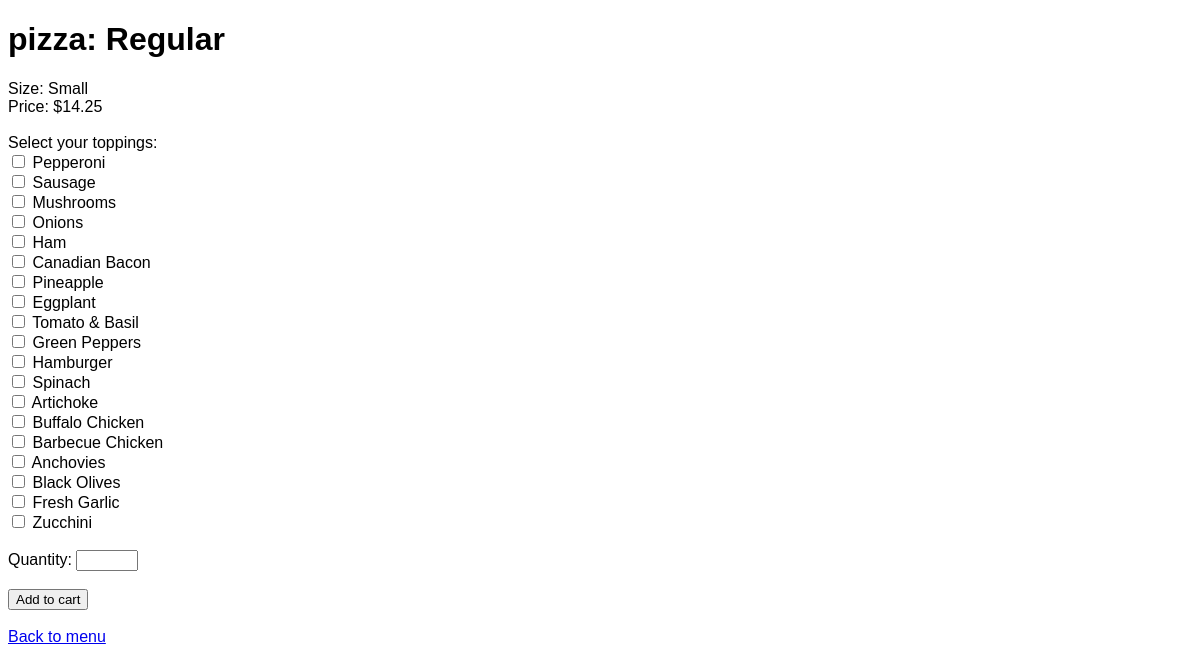
The page /orders/add_item/2/ on the database as committed earlier.
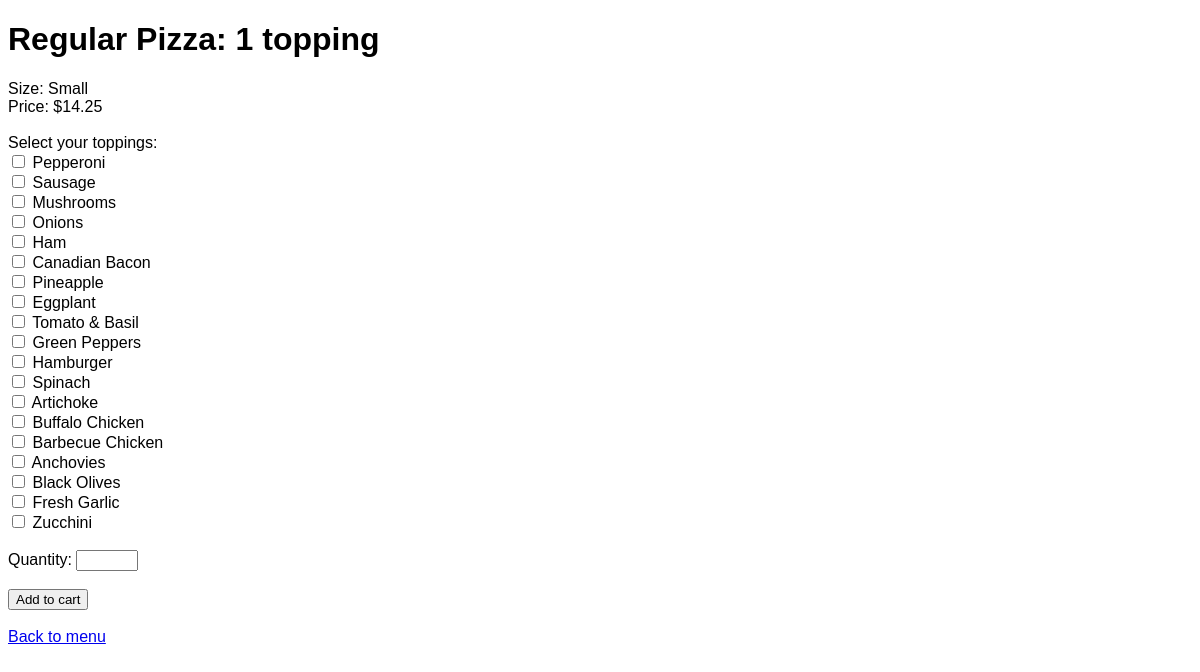
The same page on the database as committed later.
### orders/models.py (models this page shows, shortened)
class Item(models.Model):
    class MenuEnum(models.TextChoices):
        regular_pizza = 'Regular Pizza'
        sicilian_pizza = 'Sicilian Pizza'
        subs = 'Subs'
        pasta = 'Pasta'
        salads = 'Salads'
        dinner_platters = 'Dinner Platters'
    class SizeEnum(models.TextChoices):
        small = 'Small'
        large = 'Large'
    item_type = models.CharField(max_length=64)
    menu = models.CharField(
        max_length=64,
        choices = MenuEnum.choices
        )
    topping_type = models.ForeignKey(
        ToppingType,
        on_delete=models.CASCADE,
        null = True
        )
    size = models.CharField(
        max_length=64,
        choices = SizeEnum.choices
        )
    price = models.DecimalField(max_digits=8, decimal_places=2)

class ItemTypeTopping(models.Model):
    item_type = models.CharField(max_length=64)
    topping = models.ForeignKey(Topping, on_delete=models.CASCADE)
    price = models.DecimalField(max_digits=8, decimal_places=2)

class Topping(models.Model):
    topping = models.CharField(max_length=64, primary_key=True)
    def __str__(self):
        return f'{self.topping}'

class ToppingType(models.Model):
    class ToppingNumEnum(models.IntegerChoices):
        zero = 0
        one = 1
        two = 2
    topping_type = models.CharField(
        max_length=64,
        primary_key = True
        )
    topping_num = models.IntegerField(choices=ToppingNumEnum.choices)
    def __str__(self):
        return f'{self.topping_type}'

### orders/views.py (the view)
# urls.py: path('add_item/<int:item_id>/', views.add_item, name='add_item'),
def add_item(request, item_id):
    if request.method == "POST":
        data = request.POST
        item_id = data["item"]
        item = Item.objects.filter(id = item_id).first()
        topping_num = int(data["topping_num"])
        quantity = data["quantity"]
        if "topping" in data:
            topping_ids = request.POST.getlist("topping")
            if isinstance(topping_ids, str):
                topping_ids = [int(topping_ids)]
            else:
                topping_ids = list(map(int, topping_ids))
            toppings_are_valid = validate_toppings(topping_num, topping_ids)
        if toppings_are_valid:
            return HttpResponseRedirect(reverse("menu"))
        else:
            toppings_error = f'The maximum number of toppings permitted for this item is {topping_num}.'
            return render(request, "orders/add_item.html", {
            "item": item,
            "topping_choices": ItemTypeTopping.objects.filter(item_type = item.item_type),
            "topping_num": ToppingType.objects.filter(topping_type = item.topping_type).first().topping_num,
            "toppings_error": toppings_error,
            "quantity": quantity
    })
    else:
        item = Item.objects.filter(id = item_id).first()
        return render(request, "orders/add_item.html", {
            "item": item,
            "topping_choices": ItemTypeTopping.objects.filter(item_type = item.item_type),
            "topping_num": ToppingType.objects.filter(topping_type = item.topping_type).first().topping_num
    })

### orders/templates/orders/add_item.html (shortened to what this page needs)
{% extends "orders/base.html" %}
{% block body %}
{% if item.menu == "Regular Pizza" or item.menu == "Sicilian Pizza" %}
    <h1>{{ item.menu }}: {{ item.topping_type }}</h1>
{% else %}
    <h1>{{ item.menu }}: {{ item.item_type }}</h1>
{% endif %}
<text>Size: {{ item.size }}</text>
<br>
<text>Price: ${{ item.price }}</text>
<br>
<br>
{% if item.menu != "Salad" and item.menu != Pasta %}
<form action="{% url 'add_item' item.id %}" method="post">
    {% if topping_num > 0 %}
        <text>Select your toppings:</text>
        <br>
        {% for topping in topping_choices %}
            <input type="checkbox" id="" name="topping" value="{{ topping.id }}">
            <label for="{{ topping.topping }}">{{ topping.topping }}</label><br>
        {% endfor %}
    {% endif %}
    <br>
    <label for="quantity">Quantity:</label>
    <input type="number" min="1" max="10" id="" name="quantity" style="width: 4em" value="{{ quantity }}">
    <br>
    <br>
    <input type="submit" value="Add to cart">
</form>
{% endif %}
<br>
<a href="{% url 'menu'%}">Back to menu</a>
{% endblock %}

### orders/templates/orders/base.html (shortened to what this page needs)
{% load static %}
<!doctype html>
<html lang="en">
  <head>
  </head>
  <body>
    {% block body %}
    {% endblock %}
  </body>
</html>

### orders/templates/orders/base.html (style rules this page uses)
body { font-family: Arial; }

Rows that differ between the two databases and show on the page:
changed Item "Small": topping_type (not shown) → "1 topping"; menu "pizza" → "Regular Pizza"; item_type "Regular" → (not shown)
